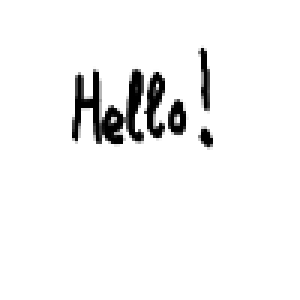
#> input picture vc/hello.png, 100 x 100 px (shown 3 times larger)
$ python vc.py
#> lines starting #> are read from the running program, lines starting #| are printed output that depends on the picture
from typing import List
import cv2  # Import openCV
import numpy as np
import math
from random import randint


from numpy.lib.type_check import imag

image = cv2.imread('./hello.png', cv2.IMREAD_UNCHANGED)
#> image is the input picture: shape (100, 100, 4); mean B, G, R, A 243, 243, 243, 255

b, g, r, a = cv2.split(image)
#> a: shape (100, 100); every value is 255
# Normalizing blue color
b = b/255
b = [[math.floor(item) for item in row] for row in b]
#> b = 100 items


def split():
    def flatten(List):
        result = []
        for item in List:
            result = result + item
        return result

    c0 = [[[0, 1], [0, 1]], [[1, 0], [1, 0]]]
    c1 = [[[1, 0], [0, 1]], [[0, 1], [1, 0]]]

    part1 = []
    part2 = []

    def subPixels(pixel):
        radnomNumber = randint(0, 1)
        subpixels1 = c0[radnomNumber][0] if pixel == 0 else c1[radnomNumber][0]
        subpixels2 = c0[radnomNumber][1] if pixel == 0 else c1[radnomNumber][1]
        part1.append(subpixels1)
        part2.append(subpixels2)
        if(radnomNumber == 1):
            return [0, 1]
        return [1, 0]

    def chunks(list, chunkLen):
        return [list[i:i+chunkLen] for i in range(len(list))[::chunkLen]]

    list(map(lambda row: [subPixels(pixel) for pixel in row], b))

    part1 = chunks(flatten(part1), 2 * len(b[0]))
#> part1 = 100 items
    part2 = chunks(flatten(part2), 2 * len(b[0]))
#> part2 = 100 items

    return [part1, part2]


def merge_parts(List1, List2):
    resultList = [[0 for _ in range(len(List1))] for _ in range(len(List1))]
#> resultList = 100 items
    for rowIndex in range(len(List1)):
        for columnIndex in range(0, len(List1[rowIndex]), 2):
            firstPixelofFirstList = List1[rowIndex][columnIndex]
            secondPixelofFirstList = List1[rowIndex][columnIndex + 1]
            firstPixelofSecondList = List2[rowIndex][columnIndex]
            secondPixelofSecondList = List2[rowIndex][columnIndex + 1]
            calculation = firstPixelofFirstList or firstPixelofSecondList + \
                secondPixelofFirstList or secondPixelofSecondList
            resultList[rowIndex][math.floor(columnIndex/2)] = calculation
#> this loop made 100 passes
    return resultList


[part1, part2] = split()
mergedList = merge_parts(part1, part2)
#> mergedList = 100 items
mergedList = list(map(lambda row: [(0 if pixel != 2 else 2)
                                   for pixel in row], mergedList))


bfinal = np.float64(mergedList)
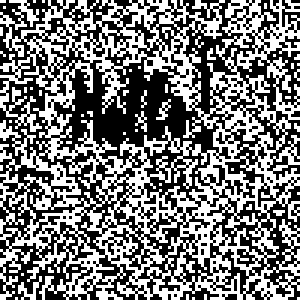
#> bfinal: shape (100, 100) float64 (shown 3 times larger); values 0 (black) and 2 (white), 46.7% white in thin lines or dots
part1 = np.float64(part1)
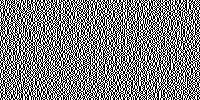
#> part1: shape (100, 200) float64; values 0 (black) and 1 (white), 50% white in thin lines or dots
part2 = np.float64(part2)
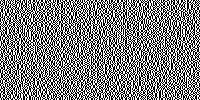
#> part2: shape (100, 200) float64; values 0 (black) and 1 (white), 50% white in thin lines or dots

cv2.imshow("Part1", part1)
cv2.imshow("Part2", part2)
cv2.imshow("Merged", bfinal)

cv2.waitKey(0)
